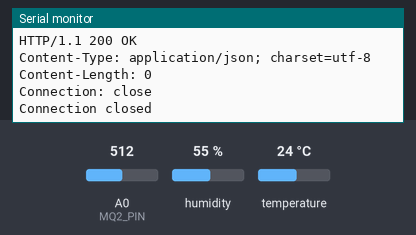
Simulated run of this sketch. Board: Arduino Uno R4 WiFi. Shown: the last lines printed to the serial monitor. The test bench sets the inputs (shaded band); at power-on: A0 (MQ2_PIN) = 512, humidity 55 %, temperature 24 °C. WiFi joins after 1.5 s; servers stay silent unless stated; uploads are accepted with an empty reply.

Above: at 2.7 s.
2.8 s: A0 (MQ2_PIN) set to 900
At 12.01 s:
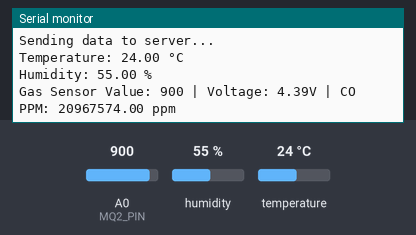
13.5 s: A0 (MQ2_PIN) set to 1023
At 22.33 s:
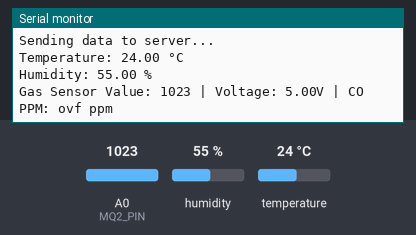
23.6 s: humidity set to 22 %
At 24.2 s:
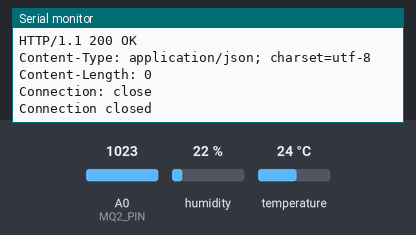
31.3 s: temperature set to 12 °C
At 32.66 s:
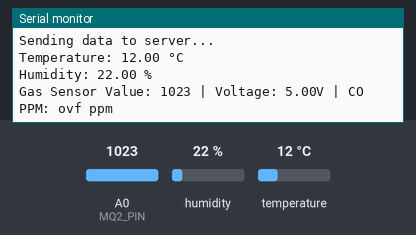
39.0 s: humidity set to 40 %
At 42.98 s:
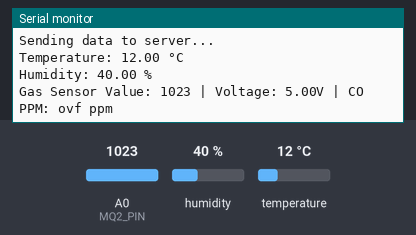
Timing chart, 0 to 44.5 s (numbered marks = the images above; inputs shaded):
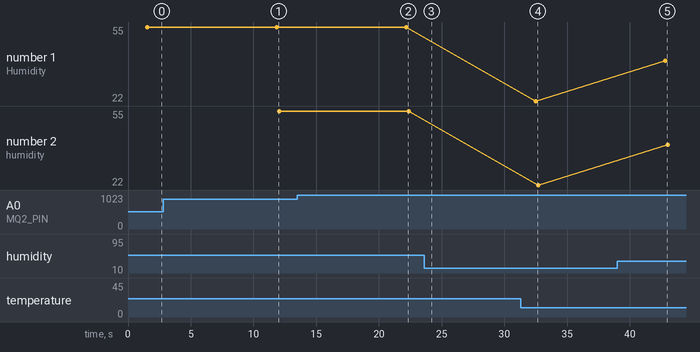

Measured:
- after the input at 2.8 s, the serial monitor: prints a new line after 9.1 s (image 1)
- after the input at 13.5 s, the serial monitor: prints a new line after 8.7 s (image 2)
- after the input at 31.3 s, the serial monitor: prints a new line after 1.2 s (image 4)
- after the input at 39.0 s, the serial monitor: prints a new line after 3.8 s (image 5)
- plotted number 1: 22 → 40 after the input at 39.0 s
- plotted number 2: 22 → 40 after the input at 39.0 s

The sketch:

sketch_IoT.ino
```cpp
#include <WiFiS3.h>
#include <ArduinoJson.h>
#include <DHT.h>

// Sensor pins
#define DHTPIN 8         // Digital pin connected to DHT11
#define DHTTYPE DHT11    // DHT 11

#define MQ2_PIN A0       // Analog pin connected to MQ-2 sensor

DHT dht(DHTPIN, DHTTYPE);

const char* ssid = "MagentaWLAN-NHL6";
const char* pass = "R.K.0106199018081994";

int status = WL_IDLE_STATUS;
char server[] = "khaledkassar.pythonanywhere.com";
int port = 80;  // HTTP port

WiFiClient client;

// Variables for sensors
float temperature = 0.0;
float humidity = 0.0;
int gasValue = 0;
float gasVoltage = 0.0;
float coPPM = 0.0;

// MQ-2 calibration constants for CO detection
#define RL_VALUE 5.0     // Load resistance in kilo-ohms
#define RO_CLEAN_AIR 9.8 // Sensor resistance in clean air (may need calibration)
#define CO_A 605.18      // CO curve constant A
#define CO_B -3.937      // CO curve constant B

void setup() {
  Serial.begin(9600);
  while (!Serial) {
    ; // wait for serial port to connect
  }

  // Initialize sensors
  dht.begin();
  pinMode(MQ2_PIN, INPUT);

  connectToWiFi();
}

void loop() {
  if (WiFi.status() != WL_CONNECTED) {
    Serial.println("WiFi connection lost. Attempting to reconnect...");
    connectToWiFi();
  } else {
    // Send data every 10 seconds
    sendDataToServer();
    delay(10000);
  }
}

void connectToWiFi() {
  Serial.println("Attempting to connect to SSID: ");
  Serial.println(ssid);

  status = WiFi.begin(ssid, pass);

  int attempts = 0;
  while (status != WL_CONNECTED && attempts < 20) {
    delay(500);
    Serial.print(".");
    status = WiFi.status();
    attempts++;
  }

  if (status == WL_CONNECTED) {
    Serial.println("\nConnected to Wi-Fi!");
    printWifiStatus();
  } else {
    Serial.println("\nFailed to connect to WiFi!");
  }
}

float calculateCOppm(int rawADC) {
  // Convert analog reading to voltage
  float voltage = rawADC * (5.0 / 1024.0);

  // Calculate sensor resistance (RS)
  float RS = ((5.0 * RL_VALUE) / voltage) - RL_VALUE;

  // Calculate RS/RO ratio
  float ratio = RS / RO_CLEAN_AIR;

  // Calculate PPM using the power law equation for CO: PPM = A * (RS/RO)^B
  // Note: This is an approximation and requires proper calibration
  float ppm = CO_A * pow(ratio, CO_B);

  return ppm;
}

void readSensors() {
  // Read temperature and humidity from DHT11
  temperature = dht.readTemperature();
  humidity = dht.readHumidity();

  Serial.print("Temperature: ");
  Serial.print(temperature);
  Serial.println(" °C");

  Serial.print("Humidity: ");
  Serial.print(humidity);
  Serial.println(" %");

  // Read gas sensor from MQ-2
  gasValue = analogRead(MQ2_PIN);
  gasVoltage = (gasValue * 5.0) / 1024.0;  // For 5V systems

  // Calculate CO PPM (approximation)
  coPPM = calculateCOppm(gasValue);

  Serial.print("Gas Sensor Value: ");
  Serial.print(gasValue);
  Serial.print(" | Voltage: ");
  Serial.print(gasVoltage);
  Serial.print("V | CO PPM: ");
  Serial.print(coPPM);
  Serial.println(" ppm");
}

void sendDataToServer() {
  Serial.println("\nSending data to server...");

  // Read all sensor data before sending
  readSensors();

  if (client.connect(server, port)) {
    Serial.println("Connected to server");

    // Create JSON data with all sensors
    StaticJsonDocument<300> doc;  // Increased size for additional data

    doc["temperature"] = temperature;
    doc["humidity"] = humidity;
    doc["gas_level"] = gasValue;        // Raw analog value (0-1023)
    doc["co_ppm"] = coPPM;              // Calculated CO PPM value

    String jsonData;
    serializeJson(doc, jsonData);

    // Send HTTP POST request
    client.println("POST /api/data HTTP/1.1");
    client.println("Host: " + String(server));
    client.println("Content-Type: application/json");
    client.println("Connection: close");
    client.print("Content-Length: ");
    client.println(jsonData.length());
    client.println();
    client.println(jsonData);

    Serial.println("Data sent: " + jsonData);

    // Wait for response
    unsigned long timeout = millis();
    while (client.connected() && millis() - timeout < 5000L) {
      if (client.available()) {
        String line = client.readStringUntil('\n');
        Serial.println(line);
      }
    }

    client.stop();
    Serial.println("Connection closed");

  } else {
    Serial.println("Connection to server failed!");
  }
}

void printWifiStatus() {
  Serial.print("SSID: ");
  Serial.println(WiFi.SSID());

  IPAddress ip = WiFi.localIP();
  Serial.print("IP Address: ");
  Serial.println(ip);

  long rssi = WiFi.RSSI();
  Serial.print("Signal strength (RSSI): ");
  Serial.print(rssi);
  Serial.println(" dBm");
}
```
